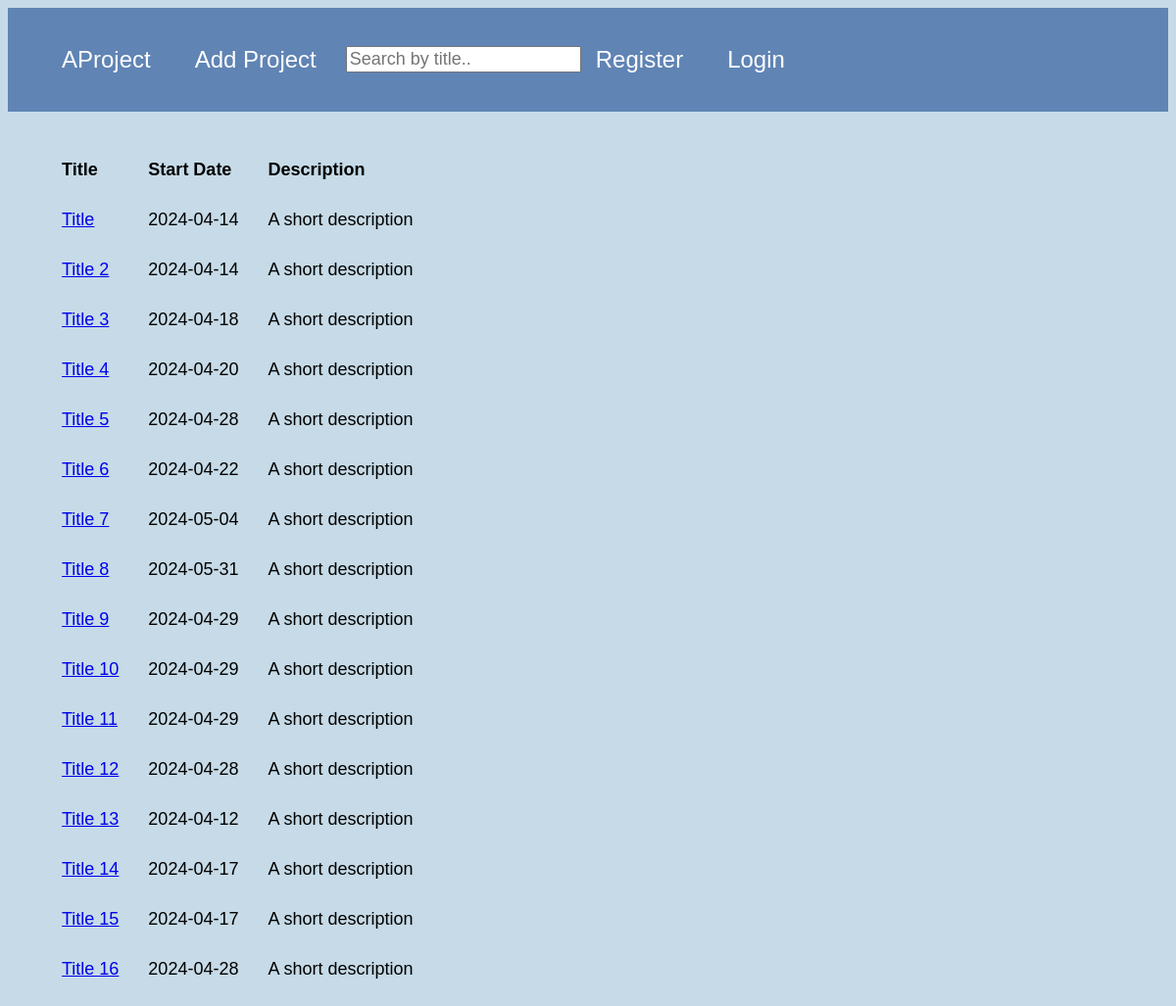
Before: /aproject.php with the older database file.
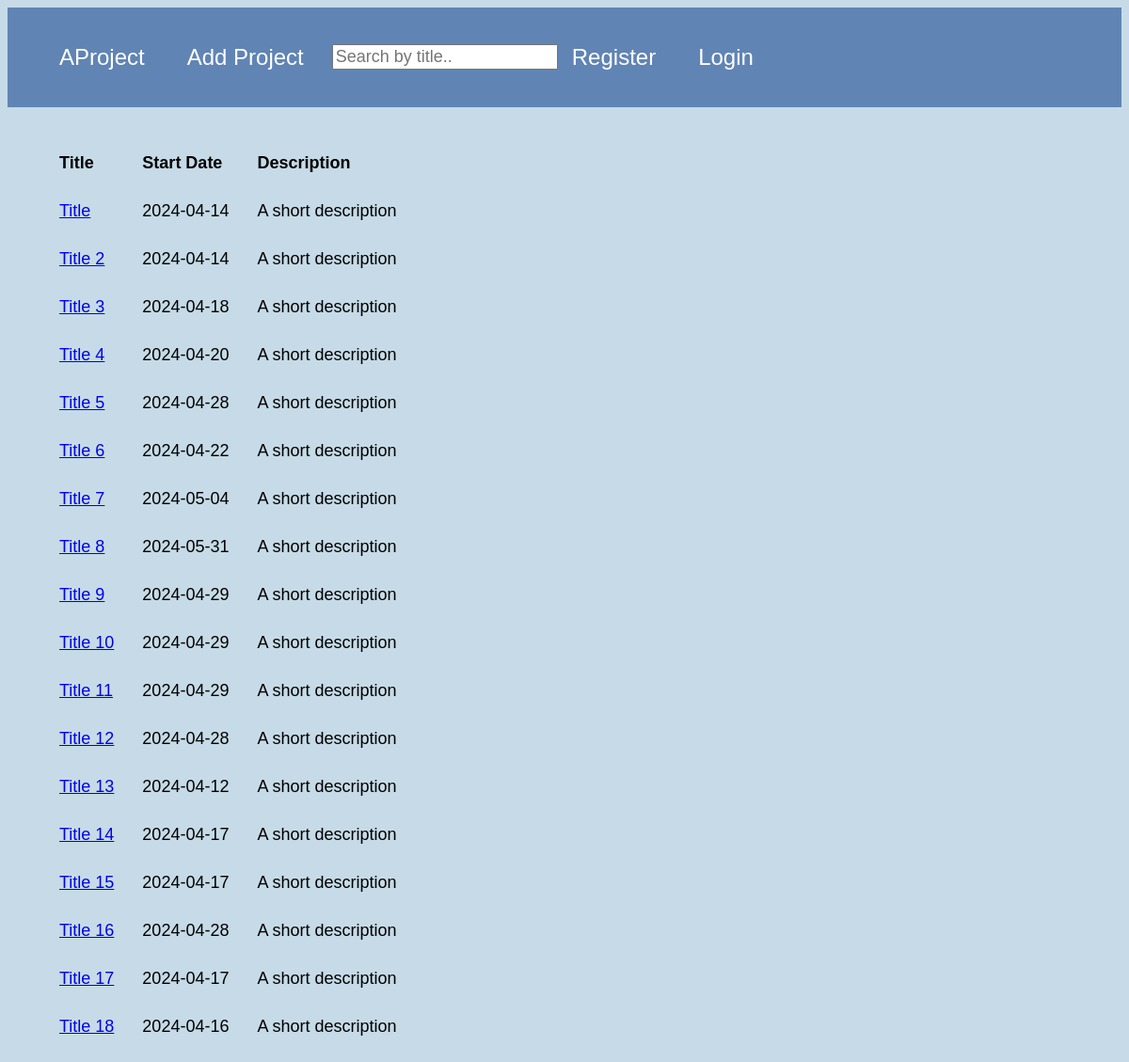
After: the same page with the newer database file.
### tables this page shows
CREATE TABLE `projects` (
  `pid` int UNSIGNED NOT NULL,
  `title` varchar(100) NOT NULL,
  `start_date` date DEFAULT NULL,
  `end_date` date DEFAULT NULL,
  `phase` enum('design','development','testing','deployment','complete') DEFAULT NULL,
  `description` varchar(500) DEFAULT NULL,
  `uid` int UNSIGNED NOT NULL
);

### aproject.php (the view, shortened to what this page needs)
<!DOCTYPE html>
<html lang="en">
<head>
</head>
<link rel = "stylesheet" type="text/css"  href="style.css" />
<body>
<header id="main-header">
    <nav class = "navbar">
        <ul>
            <li><a href="#">AProject</a></li>
            <li><a href="addproject.php">Add Project</a></li>
            <li><input type="text" id="input" onkeyup="filter()" placeholder="Search by title.."></li>
            <?php
            if (!isset($_SESSION['username'])) {
            ?>
            <li><a href="register.php">Register</a></li>
            <li><a href="login.php">Login</a></li>
            <?php
            }
            else if (isset($_SESSION['username'])) {
            ?>
            <li><a href="logout.php">Logout</a></li>
            <?php
            }
            ?>
        </ul>
    </nav>
    </header> </br>
    <ul>
      <?php
      require_once ("connectdb.php");
      try {
        $query = "SELECT pid, title, start_date, description FROM  projects ";
		    $rows = $db->query($query);
        if ($rows && $rows->rowCount()>0) {
	          echo'<table cellspacing="0"  cellpadding="5" id="project_table">
	          <tr><th>Title</th><th>Start Date</th><th>Description</th ></tr>';
			      while ($row = $rows->fetch())	{
              $pid = $row['pid'];
              $title = $row['title'];
              $start_date = $row['start_date'];
              $short_description = $row['description'];
              echo "<tr><td><a href=project.php?id=$pid>$title</a></td><td>$start_date</td><td>$short_description</td></tr>";
            }
            echo '</table>';
        }
      } catch (PDOException $ex) {
          echo "A database error occurred <br>";
		      echo "Error details: <em>". $ex->getMessage()."</em>";
      }
      ?>
    </ul>
</body>
</html>

### style.css (style rules this page uses)
body { font-family: Arial, Helvetica, sans-serif; background-color:#c6dbe7; }
#main-header { display: flex; flex-wrap: wrap; align-items: center; text-align: center; justify-content: space-between; width: 100%; background-color: #6084b4; }
.navbar ul { list-style-type: none; font-family:Arial,Helvetica,sans-serif; font-size: 24px; overflow: hidden; }
.navbar a { text-decoration: none; color: white; padding: 15px; margin-right: 15px; display: block; }
.navbar li { float: left; font-family:Arial,Helvetica,sans-serif; font-size: 24px; }
.navbar input, button { font-family:Arial,Helvetica,sans-serif; font-size: 18px; align-items: center; margin-top: 15px; }

Changed rows visible on the page:
added projects: title "Title 17", start_date "2024-04-17", description "A short description"
added projects: title "Title 18", start_date "2024-04-16", description "A short description"
